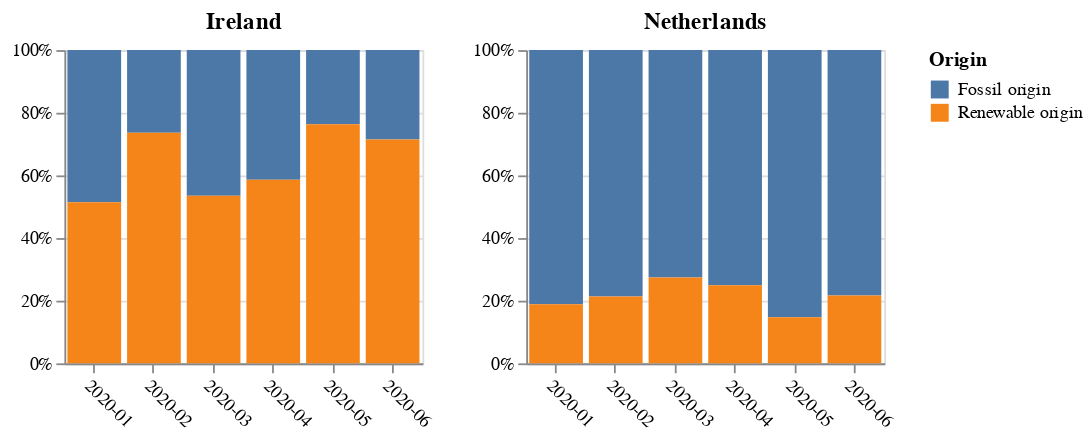

Write notebook code for a chart like this one.
### Code cell
chart1 = alt.Chart(proc_data_ie).transform_fold(
  ['Fossil origin', 'Renewable origin'],
  as_=['Origin', 'Renewable vs. Fosil']
).mark_bar().encode(
    x=alt.X('x', title=""),
    y=alt.Y('Renewable vs. Fosil:Q', stack='normalize', title="", axis=alt.Axis(format='%')), 
    color = alt.Color('Origin:N')
).properties(width=200, height=175, title='Ireland')

chart2 = alt.Chart(proc_data_nl).transform_fold(
  ['Fossil origin', 'Renewable origin'],
  as_=['Origin', 'Renewable vs. Fosil']
).mark_bar().encode(
    x=alt.X('x', title=""),
    y=alt.Y('Renewable vs. Fosil:Q', stack='normalize', title="", axis=alt.Axis(format='%')), 
    color = alt.Color('Origin:N')
).properties(width=200, height=175, title='Netherlands')

(chart1 | chart2).configure_axisX(labelAngle=45)

### Figure 1 — Vega-Lite specification as saved in the notebook (floating-point values rounded to 4 significant figures)
{"config": {"view": {"continuousWidth": 400, "continuousHeight": 300}, "axisX": {"labelAngle": 45}}, "hconcat": [{"data": {"name": "data-851429d0646b76369875470cdc7b7bdc"}, "mark": "bar", "encoding": {"color": {"type": "nominal", "field": "Origin"}, "x": {"type": "nominal", "field": "x", "title": ""}, "y": {"type": "quantitative", "axis": {"format": "%"}, "field": "Renewable vs. Fosil", "stack": "normalize", "title": ""}}, "height": 175, "title": "Ireland", "transform": [{"fold": ["Fossil origin", "Renewable origin"], "as": ["Origin", "Renewable vs. Fosil"]}], "width": 200}, {"data": {"name": "data-67ab131085171121a3954302336cbae3"}, "mark": "bar", "encoding": {"color": {"type": "nominal", "field": "Origin"}, "x": {"type": "nominal", "field": "x", "title": ""}, "y": {"type": "quantitative", "axis": {"format": "%"}, "field": "Renewable vs. Fosil", "stack": "normalize", "title": ""}}, "height": 175, "title": "Netherlands", "transform": [{"fold": ["Fossil origin", "Renewable origin"], "as": ["Origin", "Renewable vs. Fosil"]}], "width": 200}], "$schema": "https://vega.github.io/schema/vega-lite/v4.8.1.json", "datasets": {"data-851429d0646b76369875470cdc7b7bdc": [{"x": "2020-01", "Fossil origin": [48.47], "Renewable origin": [51.35]}, {"x": "2020-02", "Fossil origin": [26.32], "Renewable origin": [73.52]}, {"x": "2020-03", "Fossil origin": [46.16], "Renewable origin": [53.1]}, {"x": "2020-04", "Fossil origin": [41.37], "Renewable origin": [58.52]}, {"x": "2020-05", "Fossil origin": [23.66], "Renewable origin": [76.34]}, {"x": "2020-06", "Fossil origin": [28.4], "Renewable origin": [71.03]}], "data-67ab131085171121a3954302336cbae3": [{"x": "2020-01", "Fossil origin": [75.95], "Renewable origin": [17.69]}, {"x": "2020-02", "Fossil origin": [75.44], "Renewable origin": [20.46]}, {"x": "2020-03", "Fossil origin": [69.72], "Renewable origin": [26.38]}, {"x": "2020-04", "Fossil origin": [71.9], "Renewable origin": [23.88]}, {"x": "2020-05", "Fossil origin": [81.57], "Renewable origin": [14.09]}, {"x": "2020-06", "Fossil origin": [75.21], "Renewable origin": [20.81]}]}}
